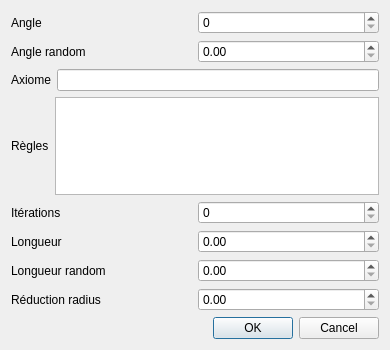
<?xml version="1.0" encoding="UTF-8"?>
<ui version="4.0">
 <class>Settings</class>
 <widget class="QDialog" name="Settings">
  <property name="geometry">
   <rect>
    <x>0</x>
    <y>0</y>
    <width>390</width>
    <height>350</height>
   </rect>
  </property>
  <property name="windowTitle">
   <string>Dialog</string>
  </property>
  <layout class="QVBoxLayout" name="verticalLayout_2">
   <item>
    <layout class="QVBoxLayout" name="verticalLayout">
     <item>
      <layout class="QHBoxLayout" name="horizontalLayout">
       <item>
        <widget class="QLabel" name="angle_label">
         <property name="text">
          <string>Angle</string>
         </property>
        </widget>
       </item>
       <item>
        <widget class="QSpinBox" name="angle_input"/>
       </item>
      </layout>
     </item>
     <item>
      <layout class="QHBoxLayout" name="horizontalLayout_7">
       <item>
        <widget class="QLabel" name="angleRandom_label">
         <property name="text">
          <string>Angle random</string>
         </property>
        </widget>
       </item>
       <item>
        <widget class="QDoubleSpinBox" name="angleRandom_input"/>
       </item>
      </layout>
     </item>
     <item>
      <layout class="QHBoxLayout" name="horizontalLayout_2">
       <item>
        <widget class="QLabel" name="axiom_label">
         <property name="text">
          <string>Axiome</string>
         </property>
        </widget>
       </item>
       <item>
        <widget class="QLineEdit" name="axiom_input"/>
       </item>
      </layout>
     </item>
     <item>
      <layout class="QHBoxLayout" name="horizontalLayout_3">
       <item>
        <widget class="QLabel" name="rules_label">
         <property name="text">
          <string>Règles</string>
         </property>
        </widget>
       </item>
       <item>
        <widget class="QPlainTextEdit" name="rules_input"/>
       </item>
      </layout>
     </item>
     <item>
      <layout class="QHBoxLayout" name="horizontalLayout_4">
       <item>
        <widget class="QLabel" name="iterations_label">
         <property name="text">
          <string>Itérations</string>
         </property>
        </widget>
       </item>
       <item>
        <widget class="QSpinBox" name="iterations_input"/>
       </item>
      </layout>
     </item>
     <item>
      <layout class="QHBoxLayout" name="horizontalLayout_5">
       <item>
        <widget class="QLabel" name="length_label">
         <property name="text">
          <string>Longueur</string>
         </property>
        </widget>
       </item>
       <item>
        <widget class="QDoubleSpinBox" name="length_input">
         <property name="singleStep">
          <double>0.010000000000000</double>
         </property>
        </widget>
       </item>
      </layout>
     </item>
     <item>
      <layout class="QHBoxLayout" name="horizontalLayout_8">
       <item>
        <widget class="QLabel" name="longueurRandom_label">
         <property name="text">
          <string>Longueur random</string>
         </property>
        </widget>
       </item>
       <item>
        <widget class="QDoubleSpinBox" name="longueurRandom_input"/>
       </item>
      </layout>
     </item>
     <item>
      <layout class="QHBoxLayout" name="horizontalLayout_6">
       <item>
        <widget class="QLabel" name="reductionRadius_label">
         <property name="text">
          <string>Réduction radius</string>
         </property>
        </widget>
       </item>
       <item>
        <widget class="QDoubleSpinBox" name="reductionRadius_input"/>
       </item>
      </layout>
     </item>
    </layout>
   </item>
   <item>
    <widget class="QDialogButtonBox" name="buttonBox">
     <property name="orientation">
      <enum>Qt::Horizontal</enum>
     </property>
     <property name="standardButtons">
      <set>QDialogButtonBox::Cancel|QDialogButtonBox::Ok</set>
     </property>
    </widget>
   </item>
  </layout>
 </widget>
 <resources/>
 <connections>
  <connection>
   <sender>buttonBox</sender>
   <signal>accepted()</signal>
   <receiver>Settings</receiver>
   <slot>accept()</slot>
   <hints>
    <hint type="sourcelabel">
     <x>248</x>
     <y>254</y>
    </hint>
    <hint type="destinationlabel">
     <x>157</x>
     <y>274</y>
    </hint>
   </hints>
  </connection>
  <connection>
   <sender>buttonBox</sender>
   <signal>rejected()</signal>
   <receiver>Settings</receiver>
   <slot>reject()</slot>
   <hints>
    <hint type="sourcelabel">
     <x>316</x>
     <y>260</y>
    </hint>
    <hint type="destinationlabel">
     <x>286</x>
     <y>274</y>
    </hint>
   </hints>
  </connection>
 </connections>
</ui>
